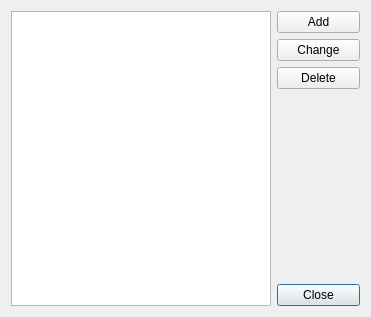
<?xml version="1.0" encoding="UTF-8"?>
<ui version="4.0">
 <class>PropertiesDialog</class>
 <widget class="QDialog" name="PropertiesDialog">
  <property name="geometry">
   <rect>
    <x>0</x>
    <y>0</y>
    <width>371</width>
    <height>317</height>
   </rect>
  </property>
  <property name="windowTitle">
   <string>Dialog</string>
  </property>
  <layout class="QGridLayout" name="gridLayout">
   <item row="1" column="0" rowspan="5" colspan="3">
    <widget class="QListWidget" name="propertiesNamesList"/>
   </item>
   <item row="5" column="3">
    <widget class="QPushButton" name="closeButton">
     <property name="text">
      <string>Close</string>
     </property>
    </widget>
   </item>
   <item row="1" column="3">
    <widget class="QPushButton" name="addButton">
     <property name="text">
      <string>Add</string>
     </property>
    </widget>
   </item>
   <item row="2" column="3">
    <widget class="QPushButton" name="changeButton">
     <property name="text">
      <string>Change</string>
     </property>
    </widget>
   </item>
   <item row="3" column="3">
    <widget class="QPushButton" name="deleteButton">
     <property name="text">
      <string>Delete</string>
     </property>
    </widget>
   </item>
  </layout>
 </widget>
 <resources/>
 <connections/>
</ui>
